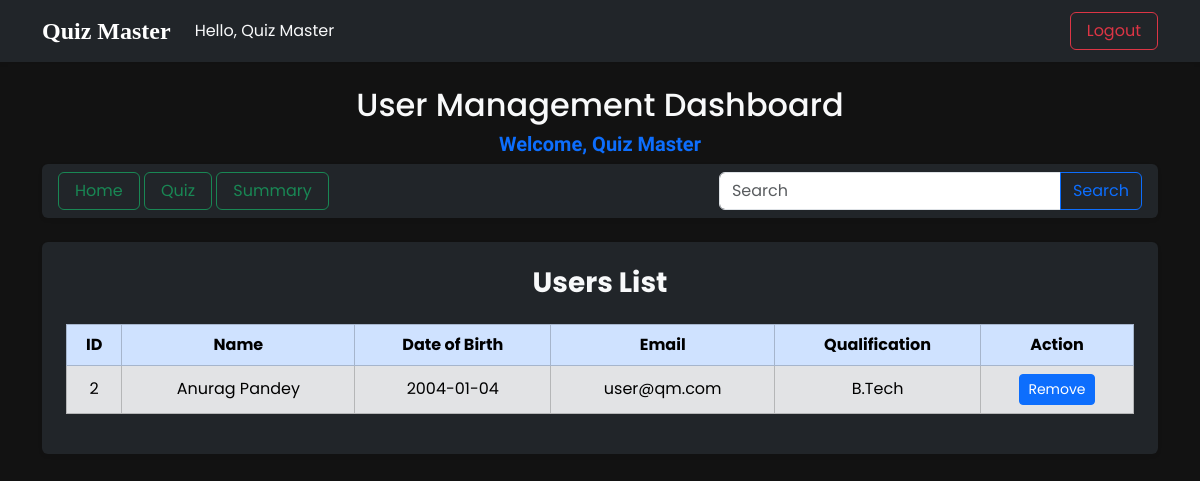
The page /user_management (signed in) on the database its author committed.
### applications/models.py (models this page shows)
class User(db.Model):
    id = db.Column(db.Integer, primary_key=True, autoincrement=True)
    email = db.Column(db.String(50), unique=True, nullable=False)
    password = db.Column(db.String(50), nullable=False)
    name = db.Column(db.String(100), nullable=False)
    qualifications = db.Column(db.String(100), nullable=False)
    dob = db.Column(db.Date, nullable=False)
    roles = db.relationship('Role', secondary='user_roles')
    scores = db.relationship('Score', backref='user', cascade="all, delete-orphan")
    user_attempts = db.relationship('UserAttempt', backref='user', cascade="all, delete-orphan")

### applications/routes.py (the view)
@app.route('/user_management')
def user_management():
    if 'user_email' not in session:
        flash("Please log in to access the dashboard.", "warning")
        return redirect(url_for('login'))
    if session['user_role'] != 'admin':
        flash("You are not authorized to access this page.", "warning")
        return redirect(url_for('user_dashboard'))
    users = User.query.filter(User.roles.any(name='user')).all()
    return render_template('admin_search/user_management.html', users=users)

### templates/admin_search/user_management.html (shortened to what this page needs)
{% extends "base.html" %}
{% block body %}
<div class="container my-4">
    <h2 class="text-center text-light">User Management Dashboard</h2>
    <h5 class="text-center fw-bold text-primary heading">Welcome, {{ session['user_name'] }}</h5>
    <div class="d-flex justify-content-between align-items-center p-3 bg-dark rounded shadow-sm py-2 mt-2 mb-4">
        <nav>
            <a class="btn btn-outline-success px-3" href="{{url_for('admin_dashboard')}}">Home</a>
            <a class="btn btn-outline-success px-3" href="{{url_for('quiz')}}">Quiz</a>
            <a class="btn btn-outline-success px-3" href="{{ url_for('summary') }}">Summary</a>
        </nav>
        <div class="d-flex align-items-center gap-3">
            <form method="GET" action="{{ url_for('search') }}">
                <div class="input-group">
                    <input type="search" name="query" class="form-control" placeholder="Search" required />
                    <button type="submit" class="btn btn-outline-primary">Search</button>
                </div>
            </form>
        </div>
    </div>
    <div class="mt-4 p-4 bg-dark rounded shadow-sm">
        <h3 class="text-center text-light fw-bold">Users List</h3>
        {% if users %}
        <div class="table-responsive">
            <table class="table table-bordered text-center align-middle mt-3">
                <thead class="table-primary">
                    <tr>
                        <th>ID</th>
                        <th>Name</th>
                        <th>Date of Birth</th>
                        <th>Email</th>
                        <th>Qualification</th>
                        <th>Action</th>
                    </tr>
                </thead>
                <tbody class="table-secondary">
                    {% for user in users %}
                    <tr>
                        <td>{{ user.id }}</td>
                        <td>{{ user.name }}</td>
                        <td>{{ user.dob }}</td>
                        <td>{{ user.email }}</td>
                        <td>{{ user.qualifications }}</td>
                        <td>
                            <a href="{{ url_for('remove_user', user_id=user.id) }}" class="btn btn-sm btn-primary">Remove</a>
                        </td>
                    </tr>
                    {% endfor %}
                </tbody>
            </table>
        </div>
        {% else %}
        <p class="text-center text-warning">No users found.</p>
        {% endif %}
    </div>
</div>
{% endblock %}

### static/style.css (style rules this page uses)
* { margin: 0; padding: 0; box-sizing: border-box; }
html, body { height: 100%; overflow-x: hidden; }
html { scroll-behavior: smooth; }
body { background-color: #121212; color: #E0E0E0; font-family: 'Poppins', sans-serif; }
.heading { font-family: 'Delius', cursive; }

### rows shown on the page
User: id "2", name "Anurag Pandey", dob "2004-01-04", email "user@qm.com", qualifications "B.Tech"

### other values the page prints
{{ session['user_name'] }} "Quiz Master"
